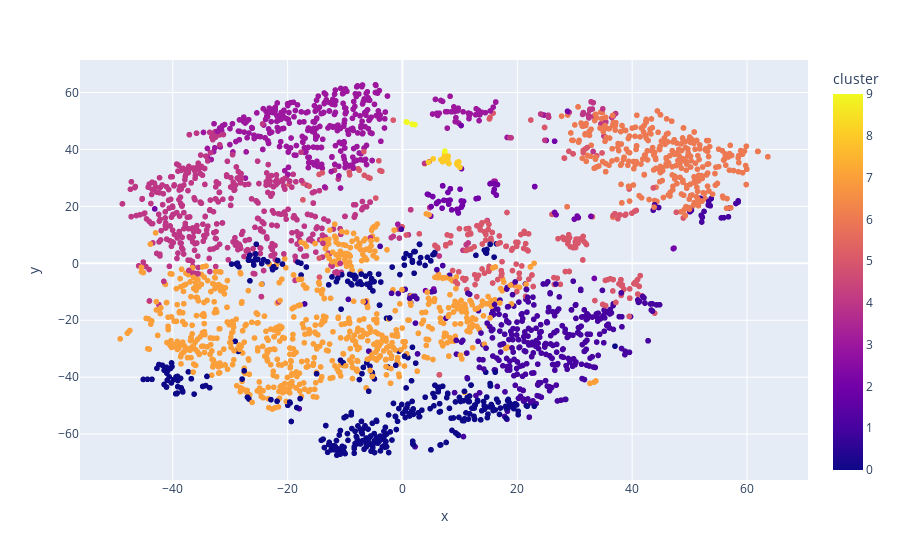

The notebook cell saved with this chart:
### Code cell
from sklearn.manifold import TSNE

tsne_pipeline = Pipeline([('scaler', StandardScaler()), ('tsne', TSNE(n_components=2, verbose=1))])
genre_embedding = tsne_pipeline.fit_transform(X)
projection = pd.DataFrame(columns=['x', 'y'], data=genre_embedding)
projection['genres'] = df['genres']
projection['cluster'] = df['cluster']

fig = px.scatter(
    projection, x='x', y='y', color='cluster', hover_data=['x', 'y', 'genres'])
fig.show()

### Figure 1 — Plotly figure (JSON) as saved in the notebook; plotly's stock layout.template omitted (floating-point values rounded to 4 significant figures; data arrays with more than 128 entries replaced by an {"elided": "..."} marker saying what was removed)
{"data": [{"customdata": {"elided": "2973x1 str values"}, "hovertemplate": "x=%{x}<br>y=%{y}<br>genres=%{customdata[0]}<br>cluster=%{marker.color}<extra></extra>", "legendgroup": "", "marker": {"color": {"elided": "2973 int values"}, "coloraxis": "coloraxis", "symbol": "circle"}, "mode": "markers", "name": "", "showlegend": false, "type": "scattergl", "x": {"elided": "2973 float values"}, "xaxis": "x", "y": {"elided": "2973 float values"}, "yaxis": "y"}], "layout": {"coloraxis": {"colorbar": {"title": {"text": "cluster"}}, "colorscale": [[0, "#0d0887"], [0.1111, "#46039f"], [0.2222, "#7201a8"], [0.3333, "#9c179e"], [0.4444, "#bd3786"], [0.5556, "#d8576b"], [0.6667, "#ed7953"], [0.7778, "#fb9f3a"], [0.8889, "#fdca26"], [1, "#f0f921"]]}, "legend": {"tracegroupgap": 0}, "margin": {"t": 60}, "xaxis": {"anchor": "y", "domain": [0, 1], "title": {"text": "x"}}, "yaxis": {"anchor": "x", "domain": [0, 1], "title": {"text": "y"}}}}
